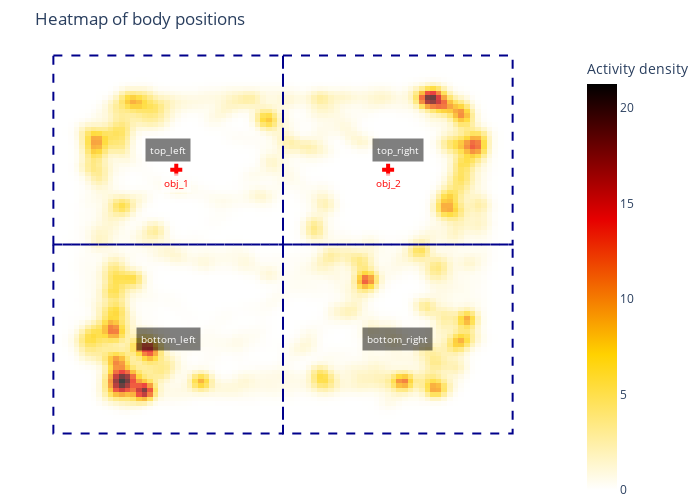

Notebook cell for this chart:
### Code cell
rst.plot_heatmap(params, example_path, bodypart = 'body', colorscale='hot_r')

### Figure 1 — Plotly figure (JSON) as saved in the notebook; plotly's stock layout.template omitted (floating-point values rounded to 4 significant figures; data arrays with more than 128 entries replaced by an {"elided": "..."} marker saying what was removed)
{"data": [{"colorbar": {"title": {"text": "Activity density"}}, "colorscale": [[0, "rgb(255,255,255)"], [0.3333, "rgb(255,210,0)"], [0.6667, "rgb(230,0,0)"], [1, "rgb(0,0,0)"]], "hoverinfo": "x+y+z", "opacity": 0.75, "type": "heatmap", "x": [0, 7, 14, 21, 28, 35, 42, 49, 56, 63, 70, 77, 84, 91, 98, 105, 112, 119, 126, 133, 140, 147, 154, 161, 168, 175, 182, 189, 196, 203, 210, 217, 224, 231, 238, 245, 252, 259, 266, 273, 280, 287, 294, 301, 308, 315, 322, 329, 336, 343, 350, 357, 364, 371, 378, 385, 392, 399, 406, 413, 420, 427, 434, 441, 448, 455, 462, 469, 476, 483, 490, 497, 504, 511, 518, 525, 532, 539, 546, 553, 560, 567, 574, 581, 588, 595, 602, 609, 616, 623, 630, 637, 644, 651, 658, 665, 672, 679, 686, 693, 700], "y": [0, 5, 10, 15, 20, 25, 30, 35, 40, 45, 50, 55, 60, 65, 70, 75, 80, 85, 90, 95, 100, 105, 110, 115, 120, 125, 130, 135, 140, 145, 150, 155, 160, 165, 170, 175, 180, 185, 190, 195, 200, 205, 210, 215, 220, 225, 230, 235, 240, 245, 250, 255, 260, 265, 270, 275, 280, 285, 290, 295, 300, 305, 310, 315, 320, 325, 330, 335, 340, 345, 350, 355, 360, 365, 370, 375, 380, 385, 390, 395, 400, 405, 410, 415, 420, 425, 430, 435, 440, 445, 450, 455, 460, 465, 470, 475, 480, 485, 490, 495, 500], "z": {"elided": "100x100 float values"}}, {"hoverinfo": "name", "marker": {"color": "red", "size": 10, "symbol": "cross"}, "mode": "markers", "name": "obj_1", "type": "scatter", "x": [218], "y": [133]}, {"hoverinfo": "name", "marker": {"color": "red", "size": 10, "symbol": "cross"}, "mode": "markers", "name": "obj_2", "type": "scatter", "x": [480], "y": [133]}], "layout": {"annotations": [{"bgcolor": "rgba(0,0,0,0.5)", "bordercolor": "rgba(0,0,0,0)", "borderpad": 4, "font": {"color": "white", "size": 10}, "showarrow": false, "text": "top_right", "x": 492, "y": 111}, {"bgcolor": "rgba(0,0,0,0.5)", "bordercolor": "rgba(0,0,0,0)", "borderpad": 4, "font": {"color": "white", "size": 10}, "showarrow": false, "text": "top_left", "x": 208, "y": 111}, {"bgcolor": "rgba(0,0,0,0.5)", "bordercolor": "rgba(0,0,0,0)", "borderpad": 4, "font": {"color": "white", "size": 10}, "showarrow": false, "text": "bottom_left", "x": 208, "y": 321}, {"bgcolor": "rgba(0,0,0,0.5)", "bordercolor": "rgba(0,0,0,0)", "borderpad": 4, "font": {"color": "white", "size": 10}, "showarrow": false, "text": "bottom_right", "x": 492, "y": 321}, {"bgcolor": "rgba(255,255,255,0.7)", "bordercolor": "rgba(0,0,0,0)", "borderpad": 2, "font": {"color": "red", "size": 10}, "showarrow": false, "text": "obj_1", "x": 218, "y": 148}, {"bgcolor": "rgba(255,255,255,0.7)", "bordercolor": "rgba(0,0,0,0)", "borderpad": 2, "font": {"color": "red", "size": 10}, "showarrow": false, "text": "obj_2", "x": 480, "y": 148}], "autosize": false, "height": 500, "margin": {"b": 0, "l": 0, "r": 0, "t": 50}, "plot_bgcolor": "white", "shapes": [{"fillcolor": "rgba(0,0,0,0)", "line": {"color": "DarkBlue", "dash": "dash", "width": 2}, "path": "M 350.0,6.0 L 634.0,6.0 L 634.0,216.0 L 350.0,216.0 Z", "type": "path"}, {"fillcolor": "rgba(0,0,0,0)", "line": {"color": "DarkBlue", "dash": "dash", "width": 2}, "path": "M 66.0,6.0 L 350.0,6.0 L 350.0,216.0 L 66.0,216.0 Z", "type": "path"}, {"fillcolor": "rgba(0,0,0,0)", "line": {"color": "DarkBlue", "dash": "dash", "width": 2}, "path": "M 66.0,216.0 L 350.0,216.0 L 350.0,426.0 L 66.0,426.0 Z", "type": "path"}, {"fillcolor": "rgba(0,0,0,0)", "line": {"color": "DarkBlue", "dash": "dash", "width": 2}, "path": "M 350.0,216.0 L 634.0,216.0 L 634.0,426.0 L 350.0,426.0 Z", "type": "path"}], "showlegend": false, "title": {"text": "Heatmap of body positions"}, "width": 700, "xaxis": {"range": [0, 700], "showgrid": false, "visible": false, "zeroline": false}, "yaxis": {"autorange": "reversed", "range": [0, 500], "showgrid": false, "visible": false, "zeroline": false}}}
